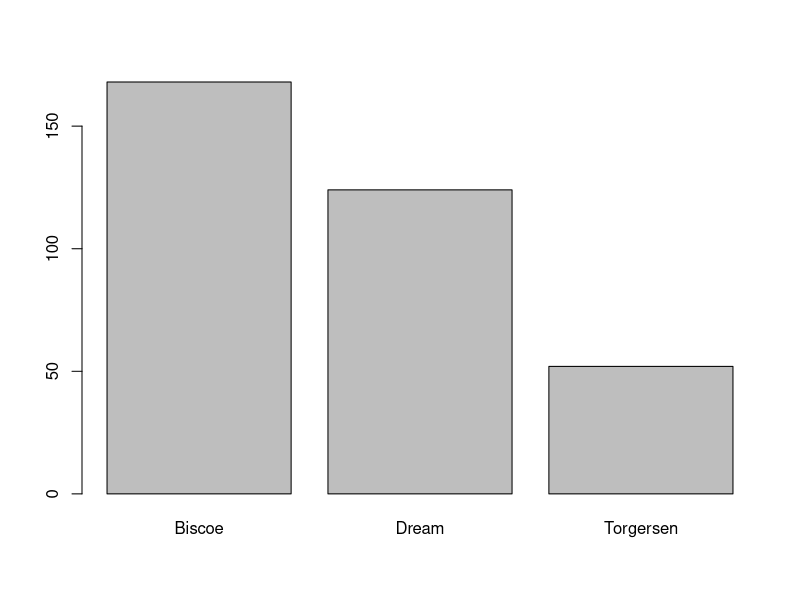

Write the R code that produced this figure.
#Dados coletados sobre pinguins

install.packages("palmerpenguins")
library(palmerpenguins)

dados <- penguins

dados[100,]   #Ou dados[100,1:8]
dados[100, c(1,7)]

ilha <- dados[,2]     #Ou dados[1:n,2], n = ultima linha, não recomendado

#Criacao de tabela sobre as ilhas
tabela_ilha <- table(ilha)
barplot(tabela_ilha)

#Maneira altenativa ao indice
dados$island
dados$sex
